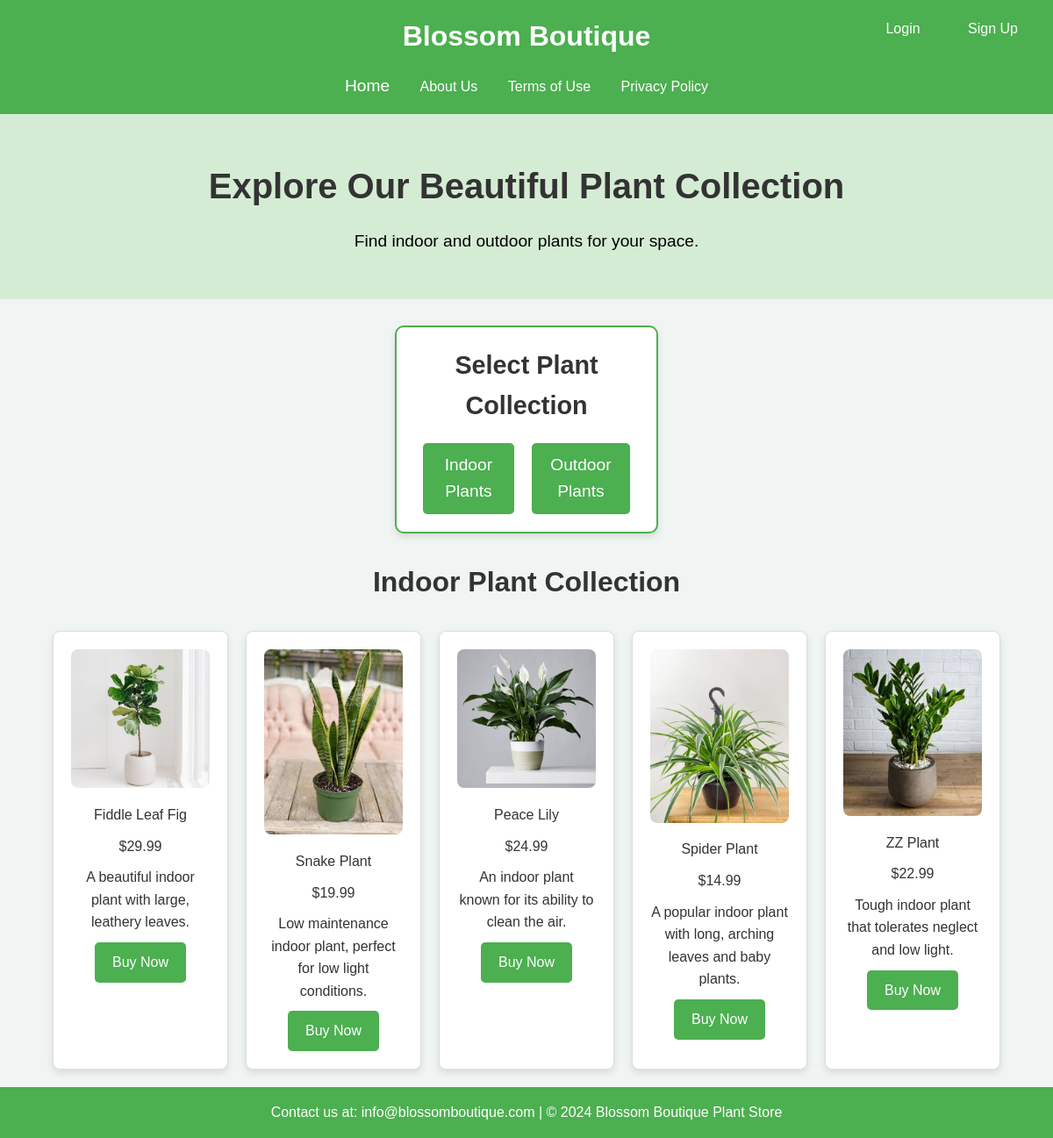
The page / on the database its author committed.
### tables this page shows
CREATE TABLE products ( 
    product_id VARCHAR(30) PRIMARY KEY, 
    name VARCHAR(255) NOT NULL, 
    description TEXT NOT NULL, 
    price DECIMAL(10, 2) NOT NULL, 
    image_url VARCHAR(255) NOT NULL, 
    product_type VARCHAR(30) NOT NULL 
);

### index.php (the view, shortened to what this page needs)
<?php
include('connection.php');
$is_logged_in = isset($_SESSION['loggedin']) && $_SESSION['loggedin'];
$user_name = $is_logged_in ? $_SESSION['user_name'] : '';
?>
<!DOCTYPE html>
<html lang="en">
<head>
    <link rel="stylesheet" href="style.css">
</head>
<body>
    <header>
        <h1>Blossom Boutique</h1>
        <nav>
            <ul>
                <li><a href="index.php">Home</a></li>
                <li>About Us</li>
                <li>Terms of Use</li>
                <li>Privacy Policy</li>
            </ul>
        </nav>
        <div class="auth-buttons">
            <?php if ($is_logged_in): ?>
                <div class="user-info">
                    <span>Welcome, <?php echo htmlspecialchars($user_name); ?>!</span>
                    <a href="profile.php" class="auth-button profile-button">View Profile</a>
                    <a href="logout.php" class="auth-button logout-button">Logout</a>
                </div>
            <?php else: ?>
                <a href="login.php" class="auth-button">Login</a>
                <a href="signup.php" class="auth-button">Sign Up</a>
            <?php endif; ?>
        </div>
    </header>
    <section id="home" class="hero-section">
        <h2>Explore Our Beautiful Plant Collection</h2>
        <p>Find indoor and outdoor plants for your space.</p>
    </section>
    <section class="options-section">
        <div class="option-box">
            <h3>Select Plant Collection</h3>
            <div class="option-buttons">
                <a href="index.php?type=indoor" class="option-btn">Indoor Plants</a>
                <a href="index.php?type=outdoor" class="option-btn">Outdoor Plants</a>
            </div>
        </div>
    </section>
    <section class="plant-collection">
        <div class="collection-message">
            <h2>
                <?php
                    $type = isset($_GET['type']) ? $_GET['type'] : 'indoor';
                    echo ucfirst($type) . " Plant Collection";
                ?>
            </h2>
        </div>
        <div class="plant-gallery">
            <?php
                $sql = "SELECT * FROM products WHERE product_type = ?";
                $stmt = $conn->prepare($sql);
                $stmt->bind_param("s", $type);
                $stmt->execute();
                $result = $stmt->get_result();
                if ($result->num_rows > 0) {
                    while ($row = $result->fetch_assoc()) {
                        echo '
                        <div class="plant-item">
                            <img src="' . $row['image_url'] . '" alt="' . $row['name'] . '" />
                            <p>' . $row['name'] . '</p>
                            <p>$' . number_format($row['price'], 2) . '</p>
                            <p>' . $row['description'] . '</p>
                            <div class="purchase-options">';
                        if ($is_logged_in) {
                            echo '<a href="add_to_cart.php?product_id=' . $row['product_id'] . '&quantity=1" class="purchase-button">Buy Now</a>';
                        } else {
                            echo '<a href="login.php?error=Please log in first" class="purchase-button">Buy Now</a>';
                        }
                        echo '
                            </div>
                        </div>';
                    }
                } else {
                    echo "<p>No products available for this category.</p>";
                }
            ?>
        </div>
    </section>
    <footer>
        <p>Contact us at: info@blossomboutique.com | &copy; 2024 Blossom Boutique Plant Store</p>
    </footer>
</body>
</html>

### style.css (style rules this page uses)
* { margin: 0; padding: 0; box-sizing: border-box; }
body { font-family: Arial, sans-serif; line-height: 1.6; background-color: #f0f4f3; }
header { background-color: #4caf50; color: white; padding: 1rem; text-align: center; }
nav ul { list-style-type: none; margin-top: 1rem; }
nav ul li { display: inline; margin: 0 15px; }
nav ul li a { color: white; text-decoration: none; font-size: 1.2rem; }
.hero-section { background-color: #d5ecd4; padding: 50px; text-align: center; }
.hero-section h2 { color: #333; font-size: 2.5rem; margin-bottom: 1rem; }
.hero-section p { font-size: 1.2rem; }
.options-section { display: flex; justify-content: center; margin-top: 30px; }
.option-box { border: 2px solid #4caf50; padding: 20px; border-radius: 10px; background-color: #fff; width: 300px; box-shadow: 0 4px 8px rgba(0, 0, 0, 0.1); text-align: center; }
.option-box h3 { font-size: 1.8rem; color: #333; margin-bottom: 20px; }
.option-buttons { display: flex; justify-content: space-around; }
.option-btn { background-color: #4caf50; color: white; padding: 10px 20px; text-decoration: none; border-radius: 5px; font-size: 1.2rem; transition: background-color 0.3s ease; margin: 0 10px; }
.collection-message { text-align: center; margin: 30px 0; }
.collection-message h2 { font-size: 2rem; color: #333; }
.plant-gallery { display: flex; justify-content: center; flex-wrap: wrap; gap: 20px; }
.plant-item { width: 200px; text-align: center; border: 1px solid #ddd; border-radius: 8px; padding: 20px; background-color: #fff; box-shadow: 0 4px 8px rgba(0, 0, 0, 0.1); }
.plant-item img { width: 100%; height: auto; border-radius: 8px; }
.plant-item p { margin-top: 10px; font-size: 1rem; color: #333; }
.purchase-options { margin-top: 10px; }
.purchase-button { display: inline-block; padding: 10px 20px; background-color: #4caf50; color: white; border: none; border-radius: 5px; text-decoration: none; font-size: 1rem; }
footer { background-color: #4caf50; color: white; text-align: center; padding: 1rem; margin-top: 20px; }
.auth-buttons { position: absolute; top: 10px; right: 10px; }
.auth-button { display: inline-block; padding: 10px 20px; color: white; text-decoration: none; border-radius: 5px; font-size: 1rem; margin-right: 10px; }

### rows shown on the page
products: image_url (picture), name "Fiddle Leaf Fig", price "29.99", description "A beautiful indoor plant with large, leathery leaves."
products: image_url (picture), name "Snake Plant", price "19.99", description "Low maintenance indoor plant, perfect for low light conditions."
products: image_url (picture), name "Peace Lily", price "24.99", description "An indoor plant known for its ability to clean the air."
products: image_url (picture), name "Spider Plant", price "14.99", description "A popular indoor plant with long, arching leaves and baby plants."
products: image_url (picture), name "ZZ Plant", price "22.99", description "Tough indoor plant that tolerates neglect and low light."

### other values the page prints
$type "Indoor"
